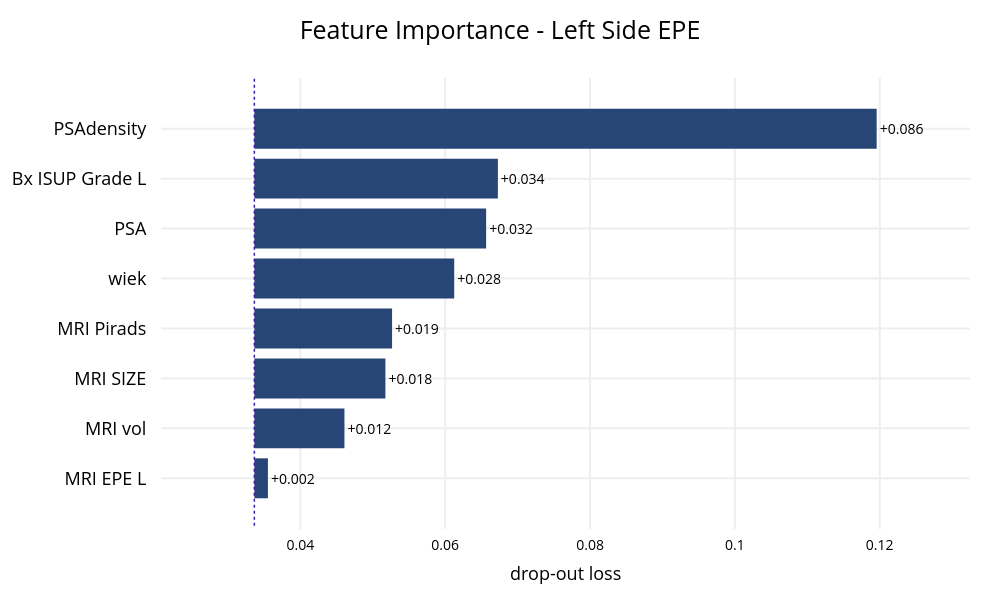

The cell this chart's notebook holds for it:
### Code cell
# Feature importance for Left Side Model
plot_feature_importances(trained_model_L, X_L, y_L, title="Feature Importance - Left Side EPE", max_vars=8)

### Figure 1 — Plotly figure (JSON) as saved in the notebook; plotly's stock layout.template omitted (floating-point values rounded to 4 significant figures)
{"data": [{"base": 0.03365, "hoverinfo": "text", "hoverlabel": {"bgcolor": "rgba(0,0,0,0.8)"}, "hovertext": ["Model: XGBClassifier loss after<br>variable: PSAdensity is permuted: 0.12<br>Drop-out loss change: +0.086", "Model: XGBClassifier loss after<br>variable: Bx ISUP Grade L is permuted: 0.067<br>Drop-out loss change: +0.034", "Model: XGBClassifier loss after<br>variable: PSA is permuted: 0.066<br>Drop-out loss change: +0.032", "Model: XGBClassifier loss after<br>variable: wiek is permuted: 0.061<br>Drop-out loss change: +0.028", "Model: XGBClassifier loss after<br>variable: MRI Pirads is permuted: 0.053<br>Drop-out loss change: +0.019", "Model: XGBClassifier loss after<br>variable: MRI SIZE is permuted: 0.052<br>Drop-out loss change: +0.018", "Model: XGBClassifier loss after<br>variable: MRI vol is permuted: 0.046<br>Drop-out loss change: +0.012", "Model: XGBClassifier loss after<br>variable: MRI EPE L is permuted: 0.036<br>Drop-out loss change: +0.002"], "marker": {"color": "#284577"}, "orientation": "h", "showlegend": false, "text": ["+0.086", "+0.034", "+0.032", "+0.028", "+0.019", "+0.018", "+0.012", "+0.002"], "textposition": "outside", "type": "bar", "x": [0.08593, 0.03362, 0.03201, 0.0276, 0.01902, 0.0181, 0.01244, 0.001874], "xaxis": "x", "y": ["PSAdensity", "Bx ISUP Grade L", "PSA", "wiek", "MRI Pirads", "MRI SIZE", "MRI vol", "MRI EPE L"], "yaxis": "y"}], "layout": {"annotations": [{"font": {"size": 18}, "showarrow": false, "text": "", "x": 0.5, "xanchor": "center", "xref": "paper", "y": 1, "yanchor": "bottom", "yref": "paper"}, {"font": {"size": 18}, "showarrow": false, "text": "drop-out loss", "x": 0.5, "xanchor": "center", "xref": "paper", "y": 0, "yanchor": "top", "yref": "paper", "yshift": -30}], "font": {"color": "black", "size": 14}, "height": 600, "margin": {"b": 71, "r": 30, "t": 78}, "shapes": [{"line": {"color": "#371ea3", "dash": "dot", "width": 1.5}, "type": "line", "x0": 0.03365, "x1": 0.03365, "xref": "x", "y0": -1, "y1": 8, "yref": "y"}], "title": {"font": {"color": "black", "size": 25}, "text": "Feature Importance - Left Side EPE", "x": 0.5}, "width": 1000, "xaxis": {"anchor": "y", "automargin": true, "domain": [0, 1], "fixedrange": true, "gridwidth": 2, "range": [0.02076, 0.1325], "tickcolor": "white", "ticklen": 3, "ticks": "outside", "type": "linear", "zeroline": false}, "yaxis": {"anchor": "x", "automargin": true, "autorange": "reversed", "domain": [0, 1], "fixedrange": true, "gridwidth": 2, "tickcolor": "white", "tickfont": {"size": 18}, "ticklen": 10, "ticks": "outside", "type": "category"}}}
